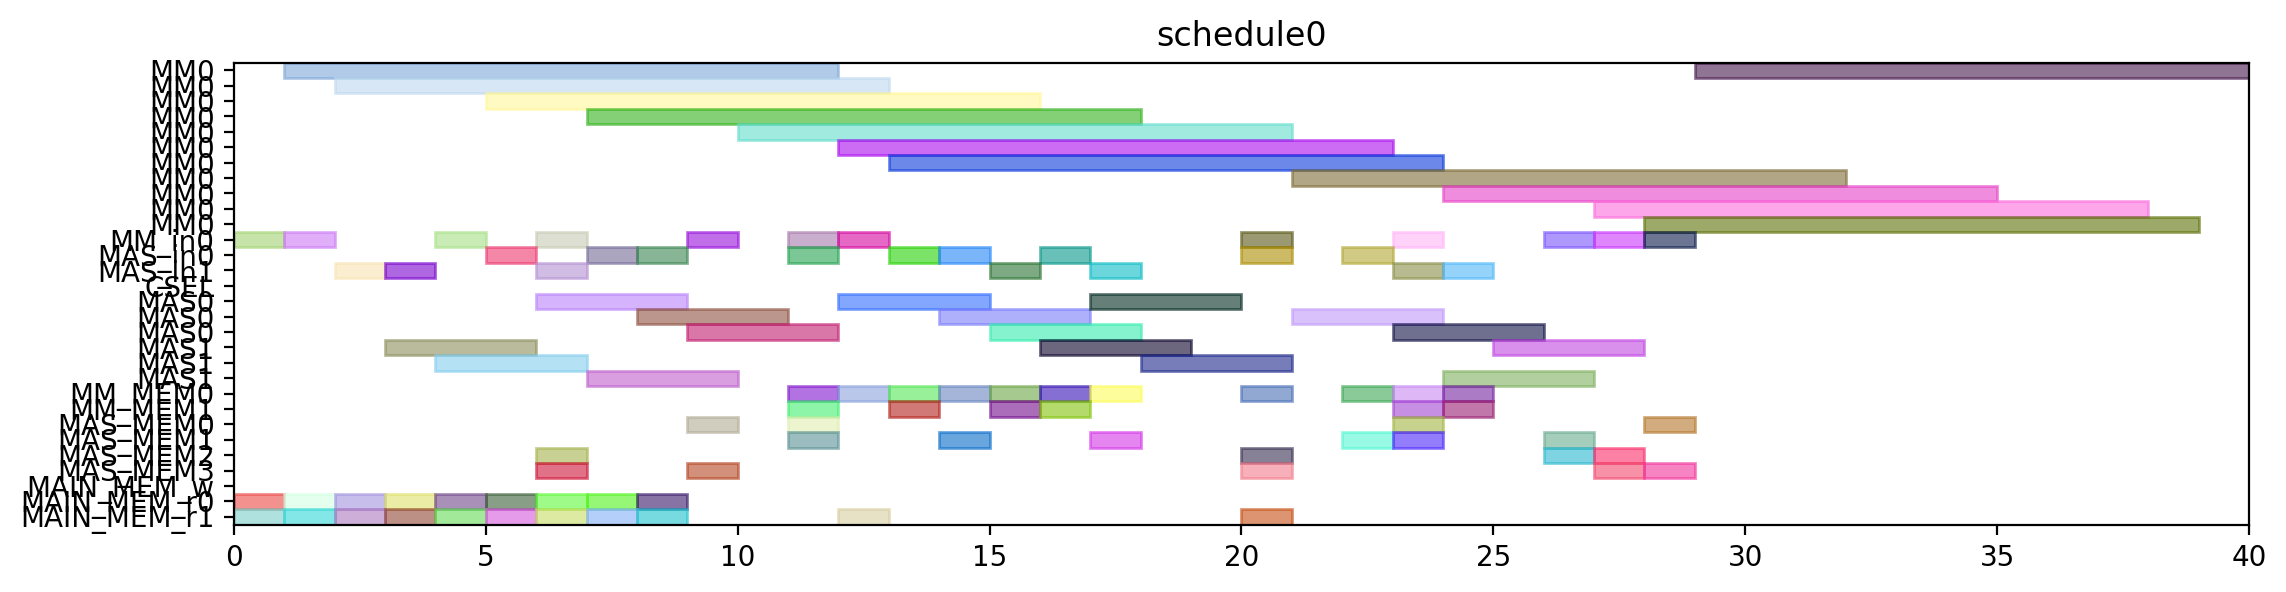

Recreate this plot in Python.
from pyschedule import Scenario, solvers, plotters, alt


def solve():
	horizon = 120
	S = Scenario("schedule0", horizon=horizon)

	# resource
	MM = S.Resources('MM', num=1, size=11)
	MM_in = S.Resources('MM_in', num=1)
	MAS_in = S.Resources('MAS_in', num=2)
	CSEL = S.Resource('CSEL')
	MAS = S.Resources('MAS', num=2, size=3, periods=range(1, horizon))
	MM_MEM = S.Resources('MM_MEM', num=2)
	MAS_MEM = S.Resources('MAS_MEM', num=4)
	MAIN_MEM_w = S.Resource('MAIN_MEM_w', size=1)
	MAIN_MEM_r = S.Resources('MAIN_MEM_r', num=2)

	# result of previous scheduling

	# new tasks
	t0 = S.Task('t0', length=11, delay_cost=1)
	t0 += alt(MM)
	t0_in = S.Task('t0_in', length=1, delay_cost=1)
	t0_in += alt(MM_in)
	S += t0_in*MM_in[0]<=t0*MM[0]
	t0_mem0 = S.Task('t0_mem0', length=1, delay_cost=1)
	t0_mem0 += MAIN_MEM_r[0]
	S += t0_mem0 <= t0

	t0_mem1 = S.Task('t0_mem1', length=1, delay_cost=1)
	t0_mem1 += MAIN_MEM_r[1]
	S += t0_mem1 <= t0

	t1 = S.Task('t1', length=11, delay_cost=1)
	t1 += alt(MM)
	t1_in = S.Task('t1_in', length=1, delay_cost=1)
	t1_in += alt(MM_in)
	S += t1_in*MM_in[0]<=t1*MM[0]
	t1_mem0 = S.Task('t1_mem0', length=1, delay_cost=1)
	t1_mem0 += MAIN_MEM_r[0]
	S += t1_mem0 <= t1

	t1_mem1 = S.Task('t1_mem1', length=1, delay_cost=1)
	t1_mem1 += MAIN_MEM_r[1]
	S += t1_mem1 <= t1

	t2 = S.Task('t2', length=11, delay_cost=1)
	t2 += alt(MM)
	t2_in = S.Task('t2_in', length=1, delay_cost=1)
	t2_in += alt(MM_in)
	S += t2_in*MM_in[0]<=t2*MM[0]
	t2_mem0 = S.Task('t2_mem0', length=1, delay_cost=1)
	t2_mem0 += MAIN_MEM_r[0]
	S += t2_mem0 <= t2

	t2_mem1 = S.Task('t2_mem1', length=1, delay_cost=1)
	t2_mem1 += MAIN_MEM_r[1]
	S += t2_mem1 <= t2

	t3 = S.Task('t3', length=3, delay_cost=1)
	t3 += alt(MAS)
	t3_in = S.Task('t3_in', length=1, delay_cost=1)
	t3_in += alt(MAS_in)
	S += t3_in*MAS_in[0]<=t3*MAS[0]

	S += t3_in*MAS_in[1]<=t3*MAS[1]

	t3_mem0 = S.Task('t3_mem0', length=1, delay_cost=1)
	t3_mem0 += MAIN_MEM_r[0]
	S += t3_mem0 <= t3

	t3_mem1 = S.Task('t3_mem1', length=1, delay_cost=1)
	t3_mem1 += MAIN_MEM_r[1]
	S += t3_mem1 <= t3

	t4 = S.Task('t4', length=3, delay_cost=1)
	t4 += alt(MAS)
	t4_in = S.Task('t4_in', length=1, delay_cost=1)
	t4_in += alt(MAS_in)
	S += t4_in*MAS_in[0]<=t4*MAS[0]

	S += t4_in*MAS_in[1]<=t4*MAS[1]

	t4_mem0 = S.Task('t4_mem0', length=1, delay_cost=1)
	t4_mem0 += MAIN_MEM_r[0]
	S += t4_mem0 <= t4

	t4_mem1 = S.Task('t4_mem1', length=1, delay_cost=1)
	t4_mem1 += MAIN_MEM_r[1]
	S += t4_mem1 <= t4

	t8 = S.Task('t8', length=3, delay_cost=1)
	t8 += alt(MAS)
	t8_in = S.Task('t8_in', length=1, delay_cost=1)
	t8_in += alt(MAS_in)
	S += t8_in*MAS_in[0]<=t8*MAS[0]

	S += t8_in*MAS_in[1]<=t8*MAS[1]

	t8_mem0 = S.Task('t8_mem0', length=1, delay_cost=1)
	t8_mem0 += MAIN_MEM_r[0]
	S += t8_mem0 <= t8

	t8_mem1 = S.Task('t8_mem1', length=1, delay_cost=1)
	t8_mem1 += MAIN_MEM_r[1]
	S += t8_mem1 <= t8

	t9 = S.Task('t9', length=3, delay_cost=1)
	t9 += alt(MAS)
	t9_in = S.Task('t9_in', length=1, delay_cost=1)
	t9_in += alt(MAS_in)
	S += t9_in*MAS_in[0]<=t9*MAS[0]

	S += t9_in*MAS_in[1]<=t9*MAS[1]

	t9_mem0 = S.Task('t9_mem0', length=1, delay_cost=1)
	t9_mem0 += MAIN_MEM_r[0]
	S += t9_mem0 <= t9

	t9_mem1 = S.Task('t9_mem1', length=1, delay_cost=1)
	t9_mem1 += MAIN_MEM_r[1]
	S += t9_mem1 <= t9

	t13 = S.Task('t13', length=3, delay_cost=1)
	t13 += alt(MAS)
	t13_in = S.Task('t13_in', length=1, delay_cost=1)
	t13_in += alt(MAS_in)
	S += t13_in*MAS_in[0]<=t13*MAS[0]

	S += t13_in*MAS_in[1]<=t13*MAS[1]

	t13_mem0 = S.Task('t13_mem0', length=1, delay_cost=1)
	t13_mem0 += MAIN_MEM_r[0]
	S += t13_mem0 <= t13

	t13_mem1 = S.Task('t13_mem1', length=1, delay_cost=1)
	t13_mem1 += MAIN_MEM_r[1]
	S += t13_mem1 <= t13

	t14 = S.Task('t14', length=3, delay_cost=1)
	t14 += alt(MAS)
	t14_in = S.Task('t14_in', length=1, delay_cost=1)
	t14_in += alt(MAS_in)
	S += t14_in*MAS_in[0]<=t14*MAS[0]

	S += t14_in*MAS_in[1]<=t14*MAS[1]

	t14_mem0 = S.Task('t14_mem0', length=1, delay_cost=1)
	t14_mem0 += MAIN_MEM_r[0]
	S += t14_mem0 <= t14

	t14_mem1 = S.Task('t14_mem1', length=1, delay_cost=1)
	t14_mem1 += MAIN_MEM_r[1]
	S += t14_mem1 <= t14

	t5 = S.Task('t5', length=11, delay_cost=1)
	t5 += alt(MM)
	t5_in = S.Task('t5_in', length=1, delay_cost=1)
	t5_in += alt(MM_in)
	S += t5_in*MM_in[0]<=t5*MM[0]
	t5_mem0 = S.Task('t5_mem0', length=1, delay_cost=1)
	t5_mem0 += alt(MAS_MEM)
	S += (t3*MAS[0])-1 < t5_mem0*MAS_MEM[0]
	S += (t3*MAS[1])-1 < t5_mem0*MAS_MEM[2]
	S += t5_mem0 <= t5

	t5_mem1 = S.Task('t5_mem1', length=1, delay_cost=1)
	t5_mem1 += alt(MAS_MEM)
	S += (t4*MAS[0])-1 < t5_mem1*MAS_MEM[1]
	S += (t4*MAS[1])-1 < t5_mem1*MAS_MEM[3]
	S += t5_mem1 <= t5

	t6 = S.Task('t6', length=3, delay_cost=1)
	t6 += alt(MAS)
	t6_in = S.Task('t6_in', length=1, delay_cost=1)
	t6_in += alt(MAS_in)
	S += t6_in*MAS_in[0]<=t6*MAS[0]

	S += t6_in*MAS_in[1]<=t6*MAS[1]

	t6_mem0 = S.Task('t6_mem0', length=1, delay_cost=1)
	t6_mem0 += alt(MM_MEM)
	S += (t0*MM[0])-1 < t6_mem0*MM_MEM[0]
	S += t6_mem0 <= t6

	t6_mem1 = S.Task('t6_mem1', length=1, delay_cost=1)
	t6_mem1 += alt(MM_MEM)
	S += (t1*MM[0])-1 < t6_mem1*MM_MEM[1]
	S += t6_mem1 <= t6

	t10 = S.Task('t10', length=11, delay_cost=1)
	t10 += alt(MM)
	t10_in = S.Task('t10_in', length=1, delay_cost=1)
	t10_in += alt(MM_in)
	S += t10_in*MM_in[0]<=t10*MM[0]
	t10_mem0 = S.Task('t10_mem0', length=1, delay_cost=1)
	t10_mem0 += alt(MAS_MEM)
	S += (t8*MAS[0])-1 < t10_mem0*MAS_MEM[0]
	S += (t8*MAS[1])-1 < t10_mem0*MAS_MEM[2]
	S += t10_mem0 <= t10

	t10_mem1 = S.Task('t10_mem1', length=1, delay_cost=1)
	t10_mem1 += alt(MAS_MEM)
	S += (t9*MAS[0])-1 < t10_mem1*MAS_MEM[1]
	S += (t9*MAS[1])-1 < t10_mem1*MAS_MEM[3]
	S += t10_mem1 <= t10

	t11 = S.Task('t11', length=3, delay_cost=1)
	t11 += alt(MAS)
	t11_in = S.Task('t11_in', length=1, delay_cost=1)
	t11_in += alt(MAS_in)
	S += t11_in*MAS_in[0]<=t11*MAS[0]

	S += t11_in*MAS_in[1]<=t11*MAS[1]

	t11_mem0 = S.Task('t11_mem0', length=1, delay_cost=1)
	t11_mem0 += alt(MM_MEM)
	S += (t1*MM[0])-1 < t11_mem0*MM_MEM[0]
	S += t11_mem0 <= t11

	t11_mem1 = S.Task('t11_mem1', length=1, delay_cost=1)
	t11_mem1 += alt(MM_MEM)
	S += (t2*MM[0])-1 < t11_mem1*MM_MEM[1]
	S += t11_mem1 <= t11

	t15 = S.Task('t15', length=11, delay_cost=1)
	t15 += alt(MM)
	t15_in = S.Task('t15_in', length=1, delay_cost=1)
	t15_in += alt(MM_in)
	S += t15_in*MM_in[0]<=t15*MM[0]
	t15_mem0 = S.Task('t15_mem0', length=1, delay_cost=1)
	t15_mem0 += alt(MAS_MEM)
	S += (t13*MAS[0])-1 < t15_mem0*MAS_MEM[0]
	S += (t13*MAS[1])-1 < t15_mem0*MAS_MEM[2]
	S += t15_mem0 <= t15

	t15_mem1 = S.Task('t15_mem1', length=1, delay_cost=1)
	t15_mem1 += alt(MAS_MEM)
	S += (t14*MAS[0])-1 < t15_mem1*MAS_MEM[1]
	S += (t14*MAS[1])-1 < t15_mem1*MAS_MEM[3]
	S += t15_mem1 <= t15

	t16 = S.Task('t16', length=3, delay_cost=1)
	t16 += alt(MAS)
	t16_in = S.Task('t16_in', length=1, delay_cost=1)
	t16_in += alt(MAS_in)
	S += t16_in*MAS_in[0]<=t16*MAS[0]

	S += t16_in*MAS_in[1]<=t16*MAS[1]

	t16_mem0 = S.Task('t16_mem0', length=1, delay_cost=1)
	t16_mem0 += alt(MM_MEM)
	S += (t0*MM[0])-1 < t16_mem0*MM_MEM[0]
	S += t16_mem0 <= t16

	t16_mem1 = S.Task('t16_mem1', length=1, delay_cost=1)
	t16_mem1 += alt(MM_MEM)
	S += (t2*MM[0])-1 < t16_mem1*MM_MEM[1]
	S += t16_mem1 <= t16

	t18 = S.Task('t18', length=3, delay_cost=1)
	t18 += alt(MAS)
	t18_in = S.Task('t18_in', length=1, delay_cost=1)
	t18_in += alt(MAS_in)
	S += t18_in*MAS_in[0]<=t18*MAS[0]

	S += t18_in*MAS_in[1]<=t18*MAS[1]

	t18_mem0 = S.Task('t18_mem0', length=1, delay_cost=1)
	t18_mem0 += alt(MM_MEM)
	S += (t0*MM[0])-1 < t18_mem0*MM_MEM[0]
	S += t18_mem0 <= t18

	t18_mem1 = S.Task('t18_mem1', length=1, delay_cost=1)
	t18_mem1 += alt(MM_MEM)
	S += (t0*MM[0])-1 < t18_mem1*MM_MEM[1]
	S += t18_mem1 <= t18

	t20 = S.Task('t20', length=11, delay_cost=1)
	t20 += alt(MM)
	t20_in = S.Task('t20_in', length=1, delay_cost=1)
	t20_in += alt(MM_in)
	S += t20_in*MM_in[0]<=t20*MM[0]
	t20_mem0 = S.Task('t20_mem0', length=1, delay_cost=1)
	t20_mem0 += alt(MM_MEM)
	S += (t2*MM[0])-1 < t20_mem0*MM_MEM[0]
	S += t20_mem0 <= t20

	t20_mem1 = S.Task('t20_mem1', length=1, delay_cost=1)
	t20_mem1 += MAIN_MEM_r[1]
	S += t20_mem1 <= t20

	t7 = S.Task('t7', length=3, delay_cost=1)
	t7 += alt(MAS)
	t7_in = S.Task('t7_in', length=1, delay_cost=1)
	t7_in += alt(MAS_in)
	S += t7_in*MAS_in[0]<=t7*MAS[0]

	S += t7_in*MAS_in[1]<=t7*MAS[1]

	t7_mem0 = S.Task('t7_mem0', length=1, delay_cost=1)
	t7_mem0 += alt(MM_MEM)
	S += (t5*MM[0])-1 < t7_mem0*MM_MEM[0]
	S += t7_mem0 <= t7

	t7_mem1 = S.Task('t7_mem1', length=1, delay_cost=1)
	t7_mem1 += alt(MAS_MEM)
	S += (t6*MAS[0])-1 < t7_mem1*MAS_MEM[1]
	S += (t6*MAS[1])-1 < t7_mem1*MAS_MEM[3]
	S += t7_mem1 <= t7

	t12 = S.Task('t12', length=3, delay_cost=1)
	t12 += alt(MAS)
	t12_in = S.Task('t12_in', length=1, delay_cost=1)
	t12_in += alt(MAS_in)
	S += t12_in*MAS_in[0]<=t12*MAS[0]

	S += t12_in*MAS_in[1]<=t12*MAS[1]

	t12_mem0 = S.Task('t12_mem0', length=1, delay_cost=1)
	t12_mem0 += alt(MM_MEM)
	S += (t10*MM[0])-1 < t12_mem0*MM_MEM[0]
	S += t12_mem0 <= t12

	t12_mem1 = S.Task('t12_mem1', length=1, delay_cost=1)
	t12_mem1 += alt(MAS_MEM)
	S += (t11*MAS[0])-1 < t12_mem1*MAS_MEM[1]
	S += (t11*MAS[1])-1 < t12_mem1*MAS_MEM[3]
	S += t12_mem1 <= t12

	t17 = S.Task('t17', length=3, delay_cost=1)
	t17 += alt(MAS)
	t17_in = S.Task('t17_in', length=1, delay_cost=1)
	t17_in += alt(MAS_in)
	S += t17_in*MAS_in[0]<=t17*MAS[0]

	S += t17_in*MAS_in[1]<=t17*MAS[1]

	t17_mem0 = S.Task('t17_mem0', length=1, delay_cost=1)
	t17_mem0 += alt(MM_MEM)
	S += (t15*MM[0])-1 < t17_mem0*MM_MEM[0]
	S += t17_mem0 <= t17

	t17_mem1 = S.Task('t17_mem1', length=1, delay_cost=1)
	t17_mem1 += alt(MAS_MEM)
	S += (t16*MAS[0])-1 < t17_mem1*MAS_MEM[1]
	S += (t16*MAS[1])-1 < t17_mem1*MAS_MEM[3]
	S += t17_mem1 <= t17

	t19 = S.Task('t19', length=3, delay_cost=1)
	t19 += alt(MAS)
	t19_in = S.Task('t19_in', length=1, delay_cost=1)
	t19_in += alt(MAS_in)
	S += t19_in*MAS_in[0]<=t19*MAS[0]

	S += t19_in*MAS_in[1]<=t19*MAS[1]

	t19_mem0 = S.Task('t19_mem0', length=1, delay_cost=1)
	t19_mem0 += alt(MM_MEM)
	S += (t0*MM[0])-1 < t19_mem0*MM_MEM[0]
	S += t19_mem0 <= t19

	t19_mem1 = S.Task('t19_mem1', length=1, delay_cost=1)
	t19_mem1 += alt(MAS_MEM)
	S += (t18*MAS[0])-1 < t19_mem1*MAS_MEM[1]
	S += (t18*MAS[1])-1 < t19_mem1*MAS_MEM[3]
	S += t19_mem1 <= t19

	t21 = S.Task('t21', length=3, delay_cost=1)
	t21 += alt(MAS)
	t21_in = S.Task('t21_in', length=1, delay_cost=1)
	t21_in += alt(MAS_in)
	S += t21_in*MAS_in[0]<=t21*MAS[0]

	S += t21_in*MAS_in[1]<=t21*MAS[1]

	t21_mem0 = S.Task('t21_mem0', length=1, delay_cost=1)
	t21_mem0 += alt(MM_MEM)
	S += (t1*MM[0])-1 < t21_mem0*MM_MEM[0]
	S += t21_mem0 <= t21

	t21_mem1 = S.Task('t21_mem1', length=1, delay_cost=1)
	t21_mem1 += alt(MM_MEM)
	S += (t20*MM[0])-1 < t21_mem1*MM_MEM[1]
	S += t21_mem1 <= t21

	t22 = S.Task('t22', length=3, delay_cost=1)
	t22 += alt(MAS)
	t22_in = S.Task('t22_in', length=1, delay_cost=1)
	t22_in += alt(MAS_in)
	S += t22_in*MAS_in[0]<=t22*MAS[0]

	S += t22_in*MAS_in[1]<=t22*MAS[1]

	t22_mem0 = S.Task('t22_mem0', length=1, delay_cost=1)
	t22_mem0 += alt(MM_MEM)
	S += (t1*MM[0])-1 < t22_mem0*MM_MEM[0]
	S += t22_mem0 <= t22

	t22_mem1 = S.Task('t22_mem1', length=1, delay_cost=1)
	t22_mem1 += alt(MM_MEM)
	S += (t20*MM[0])-1 < t22_mem1*MM_MEM[1]
	S += t22_mem1 <= t22

	t23 = S.Task('t23', length=11, delay_cost=1)
	t23 += alt(MM)
	t23_in = S.Task('t23_in', length=1, delay_cost=1)
	t23_in += alt(MM_in)
	S += t23_in*MM_in[0]<=t23*MM[0]
	t23_mem0 = S.Task('t23_mem0', length=1, delay_cost=1)
	t23_mem0 += alt(MAS_MEM)
	S += (t17*MAS[0])-1 < t23_mem0*MAS_MEM[0]
	S += (t17*MAS[1])-1 < t23_mem0*MAS_MEM[2]
	S += t23_mem0 <= t23

	t23_mem1 = S.Task('t23_mem1', length=1, delay_cost=1)
	t23_mem1 += MAIN_MEM_r[1]
	S += t23_mem1 <= t23

	t25 = S.Task('t25', length=11, delay_cost=1)
	t25 += alt(MM)
	t25_in = S.Task('t25_in', length=1, delay_cost=1)
	t25_in += alt(MM_in)
	S += t25_in*MM_in[0]<=t25*MM[0]
	t25_mem0 = S.Task('t25_mem0', length=1, delay_cost=1)
	t25_mem0 += alt(MAS_MEM)
	S += (t7*MAS[0])-1 < t25_mem0*MAS_MEM[0]
	S += (t7*MAS[1])-1 < t25_mem0*MAS_MEM[2]
	S += t25_mem0 <= t25

	t25_mem1 = S.Task('t25_mem1', length=1, delay_cost=1)
	t25_mem1 += alt(MAS_MEM)
	S += (t22*MAS[0])-1 < t25_mem1*MAS_MEM[1]
	S += (t22*MAS[1])-1 < t25_mem1*MAS_MEM[3]
	S += t25_mem1 <= t25

	t27 = S.Task('t27', length=11, delay_cost=1)
	t27 += alt(MM)
	t27_in = S.Task('t27_in', length=1, delay_cost=1)
	t27_in += alt(MM_in)
	S += t27_in*MM_in[0]<=t27*MM[0]
	t27_mem0 = S.Task('t27_mem0', length=1, delay_cost=1)
	t27_mem0 += alt(MAS_MEM)
	S += (t22*MAS[0])-1 < t27_mem0*MAS_MEM[0]
	S += (t22*MAS[1])-1 < t27_mem0*MAS_MEM[2]
	S += t27_mem0 <= t27

	t27_mem1 = S.Task('t27_mem1', length=1, delay_cost=1)
	t27_mem1 += alt(MAS_MEM)
	S += (t21*MAS[0])-1 < t27_mem1*MAS_MEM[1]
	S += (t21*MAS[1])-1 < t27_mem1*MAS_MEM[3]
	S += t27_mem1 <= t27

	t28 = S.Task('t28', length=11, delay_cost=1)
	t28 += alt(MM)
	t28_in = S.Task('t28_in', length=1, delay_cost=1)
	t28_in += alt(MM_in)
	S += t28_in*MM_in[0]<=t28*MM[0]
	t28_mem0 = S.Task('t28_mem0', length=1, delay_cost=1)
	t28_mem0 += alt(MAS_MEM)
	S += (t19*MAS[0])-1 < t28_mem0*MAS_MEM[0]
	S += (t19*MAS[1])-1 < t28_mem0*MAS_MEM[2]
	S += t28_mem0 <= t28

	t28_mem1 = S.Task('t28_mem1', length=1, delay_cost=1)
	t28_mem1 += alt(MAS_MEM)
	S += (t7*MAS[0])-1 < t28_mem1*MAS_MEM[1]
	S += (t7*MAS[1])-1 < t28_mem1*MAS_MEM[3]
	S += t28_mem1 <= t28

	t29 = S.Task('t29', length=11, delay_cost=1)
	t29 += alt(MM)
	t29_in = S.Task('t29_in', length=1, delay_cost=1)
	t29_in += alt(MM_in)
	S += t29_in*MM_in[0]<=t29*MM[0]
	t29_mem0 = S.Task('t29_mem0', length=1, delay_cost=1)
	t29_mem0 += alt(MAS_MEM)
	S += (t21*MAS[0])-1 < t29_mem0*MAS_MEM[0]
	S += (t21*MAS[1])-1 < t29_mem0*MAS_MEM[2]
	S += t29_mem0 <= t29

	t29_mem1 = S.Task('t29_mem1', length=1, delay_cost=1)
	t29_mem1 += alt(MAS_MEM)
	S += (t12*MAS[0])-1 < t29_mem1*MAS_MEM[1]
	S += (t12*MAS[1])-1 < t29_mem1*MAS_MEM[3]
	S += t29_mem1 <= t29

	solvers.mip.solve(S,msg=1,kind='CPLEX',ratio_gap=1.01)

	solution = [['hoge']*len(S.solution()[1]) for i in range(len(S.solution()))]
	for i in range(len(S.solution())):
		for j in range(len(S.solution()[i])):
			solution[i][j]=str(S.solution()[i][j])
	print(solution)

	cycles = int(solution[-1][3])

	pic_file_name = "/mnt/rose/usr1/fukuda/ABE/multiRAM_multiMAS_16mux/scheduling_result/stage11MM1_stage3MAS2/EP_ADD_A_0/schedule0.png"
	if(S.solution() != []):
		plotters.matplotlib.plot(S,img_filename=pic_file_name, show_task_labels=False, fig_size=(cycles*0.25+3, 3))

	return solution
